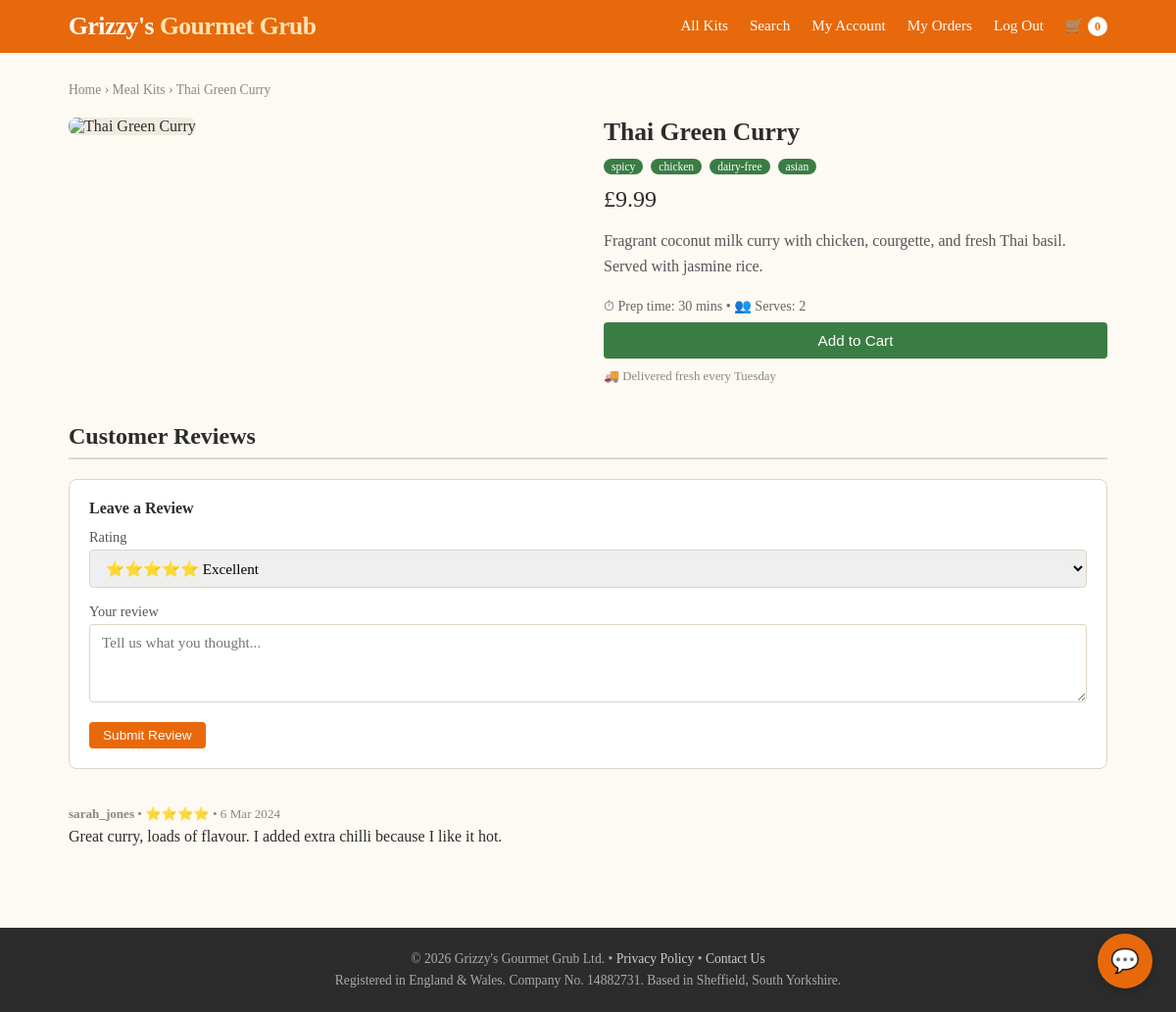
/website/public/product.php?id=3 (signed in), run on the app's committed database.
### tables this page shows
CREATE TABLE IF NOT EXISTS products (
    id          INT AUTO_INCREMENT PRIMARY KEY,
    name        VARCHAR(120) NOT NULL,
    description TEXT,
    price       DECIMAL(8,2) NOT NULL,
    image       VARCHAR(120) DEFAULT 'default.jpg',
    category    VARCHAR(60)  DEFAULT 'Other',
    tags        VARCHAR(200) DEFAULT '',
    prep_time   VARCHAR(40)  DEFAULT '30 mins',
    in_stock    TINYINT(1)   DEFAULT 1,
    featured    TINYINT(1)   DEFAULT 0
);

CREATE TABLE IF NOT EXISTS reviews (
    id         INT AUTO_INCREMENT PRIMARY KEY,
    product_id INT  NOT NULL,
    user_id    INT  NOT NULL,
    rating     TINYINT(1) DEFAULT 3,
    content    TEXT,
    created_at DATETIME NOT NULL,
    FOREIGN KEY (product_id) REFERENCES products(id),
    FOREIGN KEY (user_id)    REFERENCES users(id)
);

CREATE TABLE IF NOT EXISTS users (
    id         INT AUTO_INCREMENT PRIMARY KEY,
    username   VARCHAR(80)  NOT NULL,
    email      VARCHAR(180) NOT NULL UNIQUE,
    password   VARCHAR(64)  NOT NULL,
    avatar     VARCHAR(120) DEFAULT NULL,
    created_at DATETIME     NOT NULL
);

### website/config/db.php (called while the page is built, shortened)
<?php
function get_db() {
    static $conn = null;
    if ($conn === null) {
        $conn = new mysqli(DB_HOST, DB_USER, DB_PASS, DB_NAME);
        $conn->set_charset('utf8mb4');
    }
    return $conn;
}
function current_user() {
    if (isset($_SESSION['user_id'])) {
        $db = get_db();
        $id = (int)$_SESSION['user_id'];
        $r = $db->query("SELECT id, username, email, avatar FROM users WHERE id = $id");
        return $r ? $r->fetch_assoc() : null;
    }
    return null;
}

### website/public/product.php (the view, shortened to what this page needs)
<?php
require_once __DIR__ . '/../config/db.php';
$user = current_user();
$db = get_db();
$id = (int)($_GET['id'] ?? 0);
$r = $db->query("SELECT * FROM products WHERE id = $id AND in_stock = 1");
if (!$r || !($p = $r->fetch_assoc())) { header('Location: /products.php'); exit; }
$reviews = $db->query("SELECT r.*, u.username FROM reviews r JOIN users u ON r.user_id = u.id WHERE r.product_id = $id ORDER BY r.created_at DESC");
?>
<!DOCTYPE html>
<html lang="en">
<head>
<link rel="stylesheet" href="/assets/style.css">
</head>
<body>
<?php include __DIR__ . '/partials/header.php'; ?>
<main>
  <div class="breadcrumb"><a href="/">Home</a> › <a href="/products.php">Meal Kits</a> › <?= htmlspecialchars($p['name']) ?></div>
  <div class="product-detail">
    <div>
      <img src="/assets/food/<?= htmlspecialchars($p['image']) ?>" onerror="this.src='/assets/food/default.jpg'" alt="<?= htmlspecialchars($p['name']) ?>">
    </div>
    <div>
      <h1 style="font-size:1.6rem;margin-bottom:10px"><?= htmlspecialchars($p['name']) ?></h1>
      <div class="tags" style="margin-bottom:12px">
        <?php foreach (explode(',', $p['tags'] ?? '') as $t): $t = trim($t); if ($t): ?>
          <span class="badge"><?= htmlspecialchars($t) ?></span>
        <?php endif; endforeach; ?>
      </div>
      <div class="price" style="font-size:1.5rem;margin-bottom:16px">£<?= number_format($p['price'], 2) ?></div>
      <p style="color:#555;margin-bottom:20px;line-height:1.6"><?= htmlspecialchars($p['description']) ?></p>
      <p style="font-size:0.88rem;color:#666;margin-bottom:8px">⏱ Prep time: <?= htmlspecialchars($p['prep_time'] ?? '30 mins') ?> &bull; 👥 Serves: 2</p>
      <form method="post">
        <button type="submit" class="btn btn-green" style="width:100%">Add to Cart</button>
      </form>
      <p style="font-size:0.8rem;color:#888;margin-top:10px">🚚 Delivered fresh every Tuesday</p>
    </div>
  </div>
  <div style="margin-top:40px">
    <h2 class="section-title">Customer Reviews</h2>
    <?php if ($user): ?>
    <div style="background:#fff;border:1px solid var(--border);border-radius:8px;padding:20px;margin-bottom:24px">
      <h3 style="margin-bottom:12px;font-size:1rem">Leave a Review</h3>
      <form action="/review.php" method="post">
        <div class="form-group">
          <label>Rating</label>
          <select name="rating">
            <option value="5">⭐⭐⭐⭐⭐ Excellent</option>
          </select>
        </div>
        <div class="form-group">
          <label>Your review</label>
          <textarea name="content" rows="3" placeholder="Tell us what you thought..."></textarea>
        </div>
        <button type="submit" class="btn btn-sm">Submit Review</button>
      </form>
    </div>
    <?php else: ?>
      <p style="margin-bottom:20px;font-size:0.9rem"><a href="/login.php">Log in</a> to leave a review.</p>
    <?php endif; ?>
    <?php while ($rv = $reviews->fetch_assoc()): ?>
    <div class="review">
      <div class="meta">
        <strong><?= htmlspecialchars($rv['username']) ?></strong> &bull;
        <span class="stars"><?= str_repeat('⭐', (int)$rv['rating']) ?></span> &bull;
        <?= date('j M Y', strtotime($rv['created_at'])) ?>
      </div>
      <p><?= $rv['content'] ?></p>
    </div>
    <?php endwhile; ?>
  </div>
</main>
<?php include __DIR__ . '/partials/footer.php'; ?>
<?php include __DIR__ . '/partials/chat.php'; ?>
</body>
</html>

### website/public/assets/style.css (style rules this page uses)
:root { --orange: #e8690b; --green: #3a7d44; --light: #fdf9f3; --dark: #2c2c2c; --gray: #888; --border: #e0d5c5; }
* { box-sizing: border-box; margin: 0; padding: 0; }
body { font-family: Georgia, serif; background: var(--light); color: var(--dark); }
a { color: var(--orange); text-decoration: none; }
.btn { display: inline-block; background: var(--orange); color: #fff; padding: 10px 22px; border: none; border-radius: 4px; cursor: pointer; font-size: 0.95rem; }
.btn-green { background: var(--green); }
.btn-sm { padding: 6px 14px; font-size: 0.85rem; }
main { max-width: 1100px; margin: 0 auto; padding: 30px 20px; }
.section-title { font-size: 1.5rem; margin-bottom: 20px; color: var(--dark); border-bottom: 2px solid var(--border); padding-bottom: 8px; }
.badge { display: inline-block; background: var(--green); color: #fff; font-size: 0.72rem; padding: 2px 8px; border-radius: 12px; margin-right: 4px; }
form .form-group { margin-bottom: 16px; }
form label { display: block; margin-bottom: 4px; font-size: 0.9rem; color: #555; }
form input[type=text], form input[type=email], form input[type=password], form input[type=number], form textarea, form select { width: 100%; padding: 9px 12px; border: 1px solid var(--border); border-radius: 4px; font-size: 0.95rem; font-family: inherit; }
form textarea { resize: vertical; min-height: 80px; }
.stars { color: #f5a623; }
.review { border-bottom: 1px solid var(--border); padding: 14px 0; }
.review:last-child { border-bottom: none; }
.review .meta { font-size: 0.82rem; color: var(--gray); margin-bottom: 6px; }
.breadcrumb { font-size: 0.85rem; color: var(--gray); margin-bottom: 20px; }
.breadcrumb a { color: var(--gray); }
.product-detail { display: grid; grid-template-columns: 1fr 1fr; gap: 32px; }
.product-detail img { width: 100%; border-radius: 8px; object-fit: cover; max-height: 380px; background: #f0ebe0; }

### data on the page
products: name "Thai Green Curry", tags "spicy", tags "chicken", tags "dairy-free", tags "asian", price "9.99", description "Fragrant coconut milk curry with chicken, courgette, and fresh Thai basil. Served with jasmine rice.", prep_time "30 mins"
reviews: user.username "sarah_jones", rating "⭐⭐⭐⭐", created_at "6 Mar 2024", content "Great curry, loads of flavour. I added extra chilli because I like it hot."

### other printed values
$cart_count "0"
